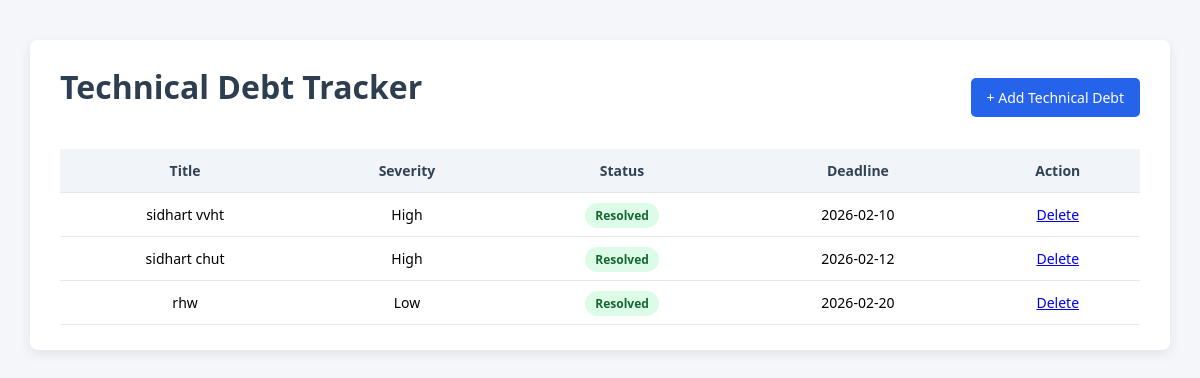
The page / on the database its author committed.
### tables this page shows
CREATE TABLE technical_debt (
    id INTEGER PRIMARY KEY AUTOINCREMENT,
    title TEXT,
    description TEXT,
    severity TEXT,
    status TEXT,
    deadline DATE
);

### app.py (the view)
@app.route('/')
def index():
    conn = get_db_connection()
    debts = conn.execute('SELECT * FROM technical_debt').fetchall()
    conn.close()
    today = date.today()
    processed_debts = []
    for debt in debts:
        deadline_date = datetime.strptime(debt['deadline'], "%Y-%m-%d").date()
        days_left = (deadline_date - today).days
        alert = "none"
        if debt['status'] != "Resolved":
            if days_left < 0:
                alert = "overdue"
            elif days_left <= 3:
                alert = "warning"
        processed_debts.append({
            "id": debt["id"],
            "title": debt["title"],
            "description": debt["description"],
            "severity": debt["severity"],
            "status": debt["status"],
            "deadline": debt["deadline"],
            "alert": alert
        })
    return render_template('index.html', debts=processed_debts)

### app.py (called while the page is built)
def get_db_connection():
    conn = sqlite3.connect('database.db')
    conn.row_factory = sqlite3.Row
    return conn

### templates/index.html (shortened to what this page needs)
<!DOCTYPE html>
<html>
<head>
    <link rel="stylesheet" href="/static/style.css">
</head>
<body>
<div class="container">
    <div class="top-bar">
        <h1>Technical Debt Tracker</h1>
        <a href="/add" class="btn">+ Add Technical Debt</a>
    </div>
    <table>
        <tr>
            <th>Title</th>
            <th>Severity</th>
            <th>Status</th>
            <th>Deadline</th>
            <th>Action</th>
        </tr>
        {% for debt in debts %}
        <tr class="{{ debt.alert }}">
            <td>{{ debt.title }}</td>
            <td>{{ debt.severity }}</td>
            <td>
                {% if debt.status == "Resolved" %}
                    <span class="status status-resolved">Resolved</span>
                {% else %}
                    <span class="status status-open">Open</span>
                {% endif %}
            </td>
            <td>
                {{ debt.deadline }} <br>
            </td>
            <td>
    <a href="/delete/{{ debt.id }}"
       onclick="return confirm('Are you sure you want to delete this entry?');">
       Delete
    </a>
</td>
        </tr>
        {% endfor %}
    </table>
</div>
</body>
</html>

### static/style.css (style rules this page uses)
body { font-family: "Segoe UI", Tahoma, Arial, sans-serif; background-color: #f4f6f9; margin: 0; padding: 0; }
.container { width: 90%; max-width: 1100px; margin: 40px auto; background-color: #ffffff; padding: 25px 30px; border-radius: 8px; box-shadow: 0 4px 12px rgba(0, 0, 0, 0.08); }
h1 { margin-top: 0; color: #2c3e50; }
.top-bar { display: flex; justify-content: space-between; align-items: center; margin-bottom: 20px; }
.btn { padding: 10px 16px; background-color: #2563eb; color: white; text-decoration: none; border-radius: 5px; font-size: 14px; }
table { width: 100%; border-collapse: collapse; font-size: 14px; }
th { background-color: #f1f5f9; color: #334155; font-weight: 600; }
th, td { padding: 12px 10px; border-bottom: 1px solid #e5e7eb; text-align: center; }
.status { padding: 4px 10px; border-radius: 20px; font-size: 12px; font-weight: 600; }
.status-resolved { background-color: #dcfce7; color: #166534; }

### rows shown on the page
technical_debt: title "sidhart vvht", severity "High", status "Resolved", deadline "2026-02-10"
technical_debt: title "sidhart chut", severity "High", status "Resolved", deadline "2026-02-12"
technical_debt: title "rhw", severity "Low", status "Resolved", deadline "2026-02-20"
